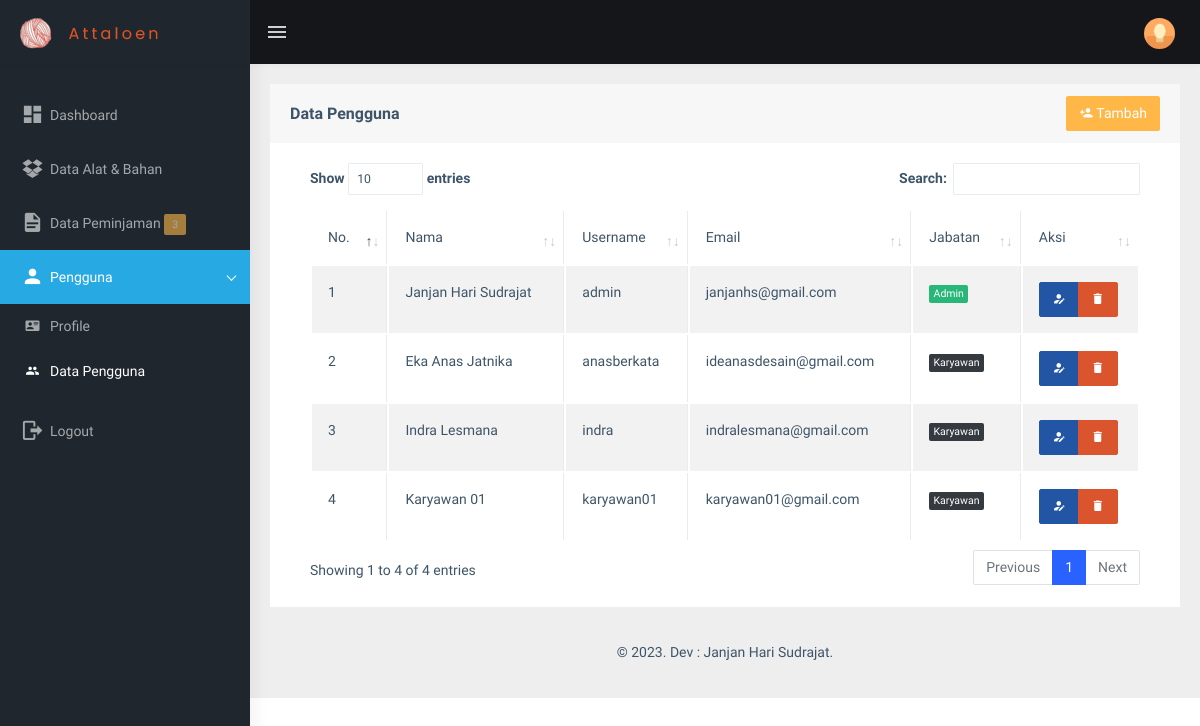
/view_user/users.php (signed in), run on the app's committed database.
### tables this page shows
CREATE TABLE `users` (
  `id_user` int(11) NOT NULL,
  `nama` varchar(255) NOT NULL,
  `username` varchar(255) NOT NULL,
  `email` varchar(255) NOT NULL,
  `password` varchar(255) NOT NULL,
  `phone` varchar(40) NOT NULL,
  `image` varchar(255) NOT NULL,
  `role_id` int(10) NOT NULL,
  `date_created` date NOT NULL,
  `is_active` int(10) NOT NULL
);

CREATE TABLE `users_role` (
  `id_role` int(11) NOT NULL,
  `role` varchar(255) NOT NULL
);

### functions.php (called while the page is built, shortened)
<?php
$conn = mysqli_connect("localhost", "root", "", "db_sippa");
function query($query)
{
    global $conn;
    $result = mysqli_query($conn, $query);
    $rows = [];
    while ($row = mysqli_fetch_assoc($result)) {
        $rows[] = $row;
    }
    return $rows;
}

### view_user/users.php (the view, shortened to what this page needs)
<?php
include "../templates/header.php";
$users = query(
    "SELECT * FROM users
    INNER JOIN users_role ON users.role_id = users_role.id_role"
);
?>
<div class="page-wrapper">
    <div class="container-fluid">
        <div class="row">
            <div class="col-md-12">
                <div class="card">
                    <div class="card-header">
                        <div class="row">
                            <div class="col">
                                <h5 class="card-title pt-2">Data Pengguna</h5>
                            </div>
                            <div class="col">
                                <a href="user_add.php" class="btn btn-warning text-white float-end"><i
                                        class="mdi mdi-account-plus"></i> Tambah</a>
                            </div>
                        </div>
                    </div>
                    <div class="card-body">
                        <div class="table-responsive">
                            <table id="zero_config" class="table table-striped table-bordered">
                                <thead>
                                    <tr>
                                        <th>No.</th>
                                        <th>Nama</th>
                                        <th>Username</th>
                                        <th>Email</th>
                                        <th>Jabatan</th>
                                        <th>Aksi</th>
                                    </tr>
                                </thead>
                                <tbody>
                                    <?php $i = 1; ?>
                                    <?php foreach ($users as $u): ?>
                                        <tr>
                                            <td>
                                                <?= $i; ?>
                                            </td>
                                            <td>
                                                <?= $u["nama"]; ?>
                                            </td>
                                            <td>
                                                <?= $u["username"]; ?>
                                            </td>
                                            <td>
                                                <?= $u["email"]; ?>
                                            </td>
                                            <td>
                                                <?php if ($u["role_id"] == 1): ?>
                                                    <span class="badge bg-success">
                                                    <?php else: ?>
                                                        <span class="badge bg-dark">
                                                        <?php endif; ?>
                                                        <?= $u["role"]; ?>
                                                    </span>
                                            </td>
                                            <td>
                                                <div class="btn-group btn-group-toggle" data-toggle="buttons">
                                                    <a href="user_edit.php?id_user=<?= $u["id_user"] ?>"
                                                        class="btn btn-info text-white"><i
                                                            class="mdi mdi-account-edit"></i></a>
                                                    <a href="user_delete.php?id_user=<?= $u["id_user"] ?>"
                                                        class="btn btn-danger text-white"
                                                        onclick="return confirm('Yakin ingin menghapus <?= $u['nama']; ?>?');"><i
                                                            class="mdi mdi-delete"></i></a>
                                                </div>
                                            </td>
                                        </tr>
                                        <?php $i++; ?>
                                    <?php endforeach; ?>
                            </table>
                        </div>
                    </div>
                </div>
            </div>
        </div>
        <?php
        include "../templates/footer.php";
        ?>

### data on the page
users: nama "Janjan Hari Sudrajat", username "admin", email "janjanhs@gmail.com", users_role.role "Admin"
users: nama "Eka Anas Jatnika", username "anasberkata", email "ideanasdesain@gmail.com", users_role.role "Karyawan"
users: nama "Indra Lesmana", username "indra", email "indralesmana@gmail.com", users_role.role "Karyawan"
users: nama "Karyawan 01", username "karyawan01", email "karyawan01@gmail.com", users_role.role "Karyawan"

### other printed values
$total_peminjaman_pending "3"
